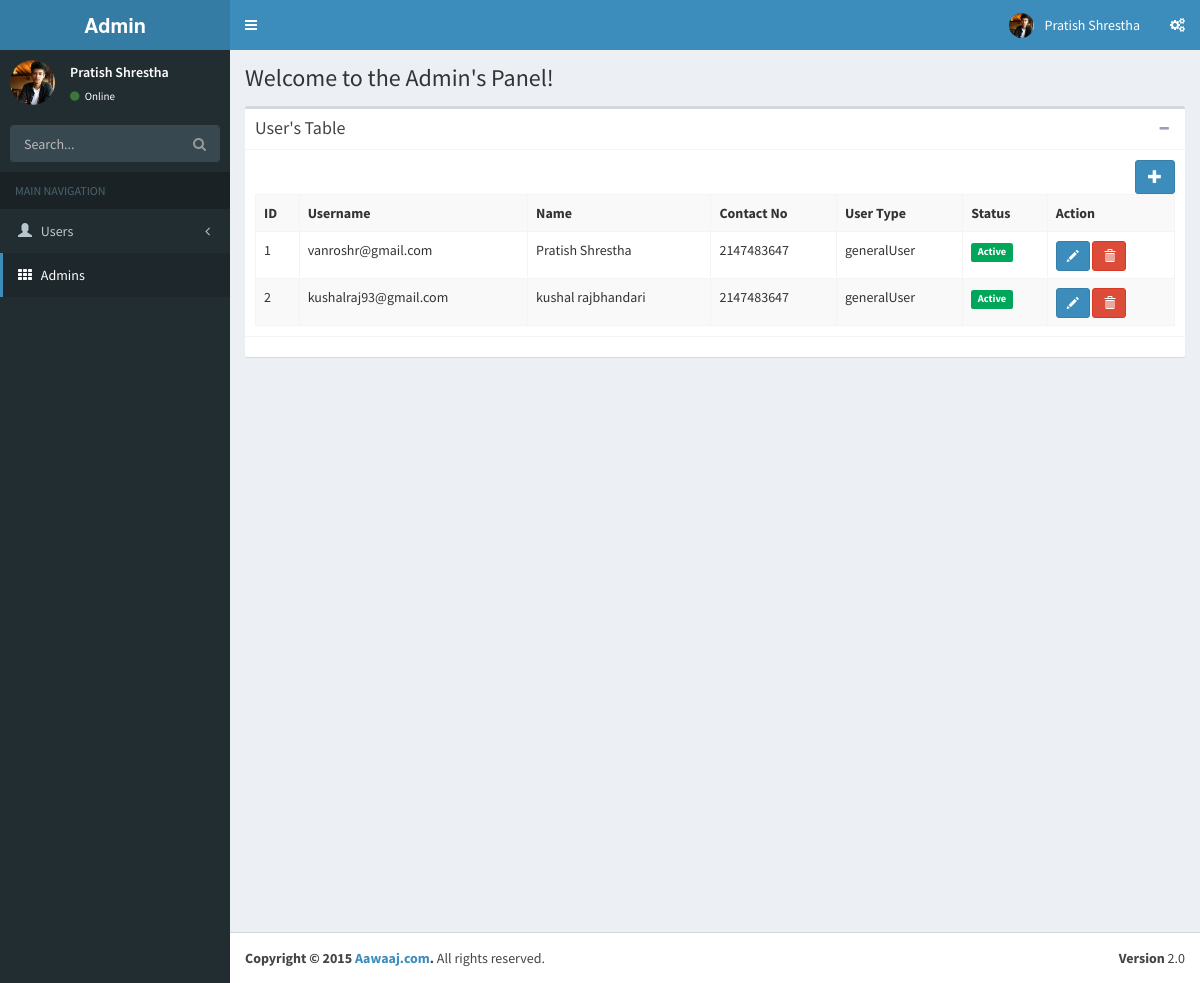
Page /admin/index.php on the earlier database version.
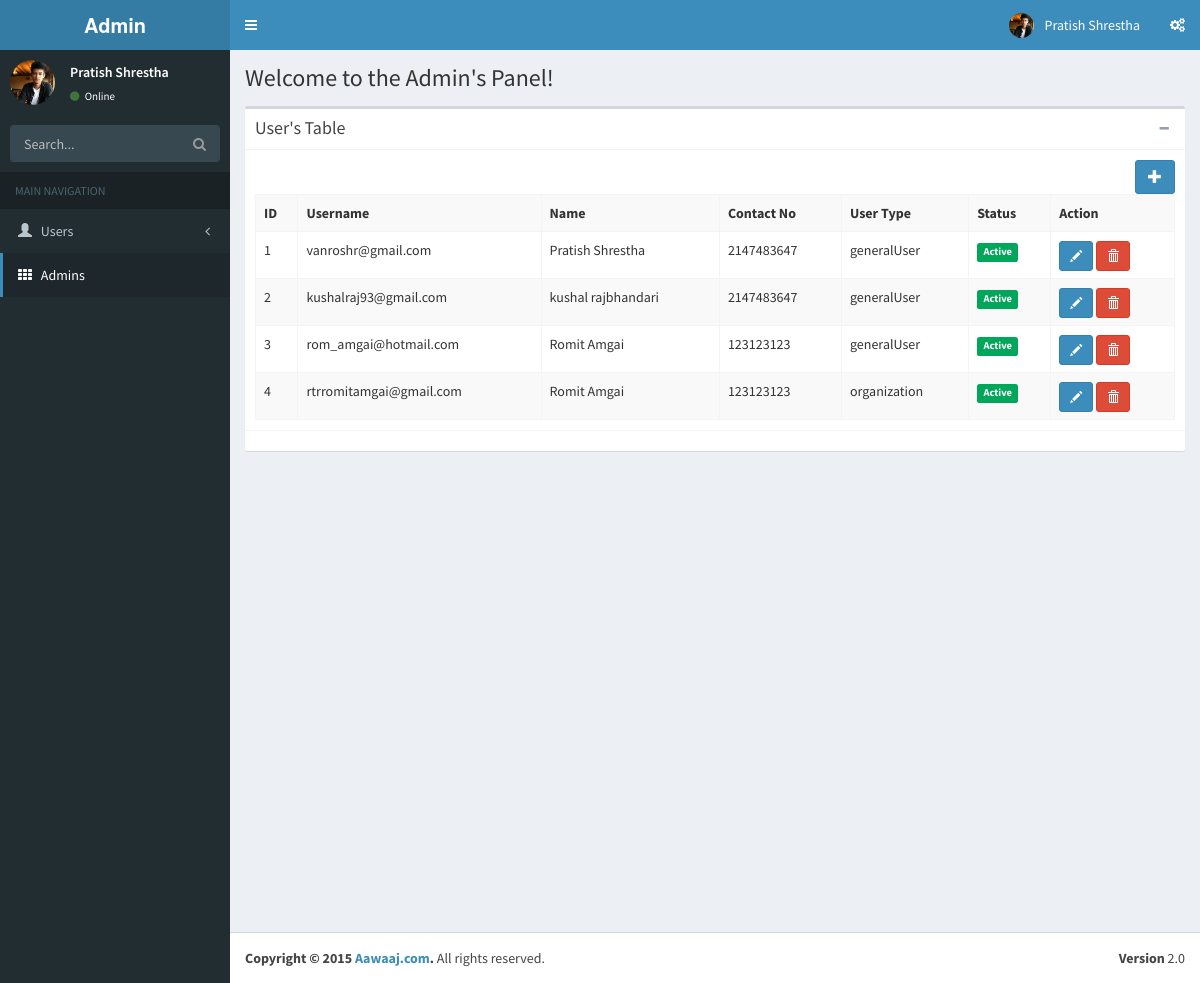
Same page on the later database version.
### tables this page shows
CREATE TABLE IF NOT EXISTS `user` (
`user_id` int(11) NOT NULL,
  `user_name` varchar(30) NOT NULL,
  `first_name` varchar(20) NOT NULL,
  `last_name` varchar(20) NOT NULL,
  `contact_number` int(30) NOT NULL,
  `user_type` enum('generalUser','organization','welfare') NOT NULL,
  `user_status` tinyint(1) NOT NULL,
  `user_hash` varchar(255) DEFAULT NULL
);

### config/routes.php (called while the page is built)
<?php
	$routes['users'] = 'AdminUserController';
	$routes['general'] = 'GeneralUserController';
	$routes['org'] = 'OrganizationController';
	$routes['welf'] = 'WelfareController';
	$routes['admins'] = "Admins";
	$routes['fund'] = 'FundController';
	$routes['paypal'] = 'Paypal';
	$routes['profile'] = 'ProfileController';
	$routes['projects'] = 'ProjectController';
	$routes['requirements'] = 'RequirementController';
?>

### admin/views/admin/container.php (called while the page is built)
<?php
include_once(ROOT_PATH."admin/views/admin/header.php");
include_once(ROOT_PATH."admin/views/admin/".$view_page.".php");
include_once(ROOT_PATH."admin/views/admin/footer.php");

### admin/system/repository/userrepository.class.php (called while the page is built, shortened)
<?php
	class UserRepository{
		private $db;
		public function __construct(){
			$this->db = new DBConnection();
		}
		public function get_all(){
			$user_list = array();
			$this->db->connect();
			$sql = "SELECT * FROM user";
			$result = $this->db->fetchquery($sql);
			while($row = $result->fetch_assoc()){
				$user = new User();
				$user->set_user_id($row['user_id']);
				$user->set_user_name($row['user_name']);
				$user->set_first_name($row['first_name']);
				$user->set_last_name($row['last_name']);
				$user->set_contact_number($row['contact_number']);
				$user->set_user_type($row['user_type']);
				$user->set_user_status($row['user_status']);
				array_push($user_list,$user);
			}
			return $user_list;
		}
	}
?>

### admin/system/dbUtil/dbconnection.class.php (called while the page is built, shortened)
<?php
	class DBConnection{
		private $conn;
		public function connect(){
			$this->conn = new mysqli(HOSTNAME,USERNAME,PASSWORD,DATABASE);
		}
		public function fetchquery($sql){
			return $this->conn->query($sql);
		}
	}
?>

### admin/system/model/user.class.php (called while the page is built, shortened)
<?php
	class User{
		private $user_id;
		private $user_name;
		private $first_name;
		private $last_name;
		private $contact_number;
		private $user_type;
		private $user_status;
		public function get_user_id(){
			return $this->user_id;
		}
		public function set_user_id($user_id){
			$this->user_id = $user_id;
		}
		public function get_user_name(){
			return $this->user_name;
		}
		public function set_user_name($user_name){
			$this->user_name = $user_name;
		}
		public function get_first_name(){
			return $this->first_name;
		}
		public function set_first_name($first_name){
			$this->first_name = $first_name;
		}
		public function get_last_name(){
			return $this->last_name;
		}
		public function set_last_name($last_name){
			$this->last_name = $last_name;
		}
		public function get_contact_number(){
			return $this->contact_number;{}
		}
		public function set_contact_number($contact_number){
			$this->contact_number = $contact_number;
		}
		public function get_user_type(){
			return $this->user_type;
		}
		public function set_user_type($user_type){
			$this->user_type = $user_type;
		}
		public function get_user_status(){
			return $this->user_status ;
		}
		public function set_user_status($user_status){
			$this->user_status = $user_status;
		}
	}
?>

### admin/views/admin/adminusersview/index.php (the view, shortened to what this page needs)
<section class="content-header">
  <h1>
   Welcome to the Admin's Panel!
  </h1>
</section>
<section class="content">
  <div class="box">
    <div class="box-header with-border">
      <h3 class="box-title">User's Table</h3>
      <div class="box-tools pull-right">
        <button class="btn btn-box-tool" data-widget="collapse" data-toggle="tooltip" title="Collapse"><i class="fa fa-minus"></i></button>
      </div>
    </div>
    <div class="box-body">
      <a href="<?php echo BASE_URL;?>admin/index.php?page=admin&m=add" class="pull-right btn btn-primary"><span class ="glyphicon glyphicon-plus"></span></a>
      <table class="table table-bordered table-hover table-striped">
        <tr>
          <th>ID</th>
          <th>Username</th>
          <th>Name</th>
          <th>Contact No</th>
          <th>User Type</th>
          <th>Status</th>
          <th>Action</th>
        </tr>
        <?php
        $id=1;
        foreach($this->userrepository->get_all() as $user){
         ?>
        <tr>
          <td><?php echo $id++?></td>
          <td><?php echo $user->get_user_name();?></td>
          <td><?php echo $user->get_first_name();?> <?php echo $user->get_last_name();?></td>
          <td><?php echo $user->get_contact_number();?></td>
          <td><?php echo $user->get_user_type();?></td>
          <?php if($user->get_user_status()==1){
            ?>
             <td><span class="label label-success">Active</span></td>
           <?php
           }else{
        ?>
          <td><span class="label label-danger">Inactive</span></td>
        <?php
         }
         ?>
          <td><a href="<?php echo BASE_URL;?>admin/index.php?page=admin&m=edit&id=<?php echo $user->get_user_id();?>" class="btn btn-primary btn-sm glyphicon glyphicon-pencil"></a>
              <a href="<?php echo BASE_URL;?>admin/index.php?page=admin&m=delete&id=<?php echo $user->get_user_id();?>" class="btn btn-danger btn-sm glyphicon glyphicon-trash" onclick="return confirm('Are you sure?')"></a></td>
        </tr>
        <?php
        }
          ?>
      </table>
    </div>
    <div class="box-footer">
    </div>
  </div>
</section>

### admin/index.php (shortened to what this page needs)
<?php
	if(isset($_GET['page'])){
		$page = $_GET['page'];
	}else{
		$page = "admin";
	}
	if(array_key_exists($page, $routes)){
		include_once(ROOT_PATH."admin/controllers/".$routes[$page].".php");
	}else{
		include_once(ROOT_PATH."admin/controllers/AdminUserController.php");
	}
?>

### admin/controllers/AdminUserController.php (shortened to what this page needs)
<?php include_once(ROOT_PATH."admin/system/model/user.class.php");?>
<?php include_once(ROOT_PATH."admin/system/repository/userrepository.class.php");?>
<?php
	class AdminUserController{
		public function __construct(){
			$this->userrepository = new UserRepository();
		}
		public function index(){
			$view_page="adminusersview/index";
			include_once(ROOT_PATH."admin/views/admin/container.php");
		}
	}
	$adminusercontroller = new AdminUserController();
	if(isset($_GET['m'])){
		$method=$_GET['m'];
	}else{
		$method = "index";
	}
	switch($method){
		case "index":
			$adminusercontroller->index();
			break;
	}
?>

### admin/views/admin/header.php (shortened to what this page needs)
<!DOCTYPE html>
<html>
  <head>
    <link href="<?php echo BASE_URL?>admin/assets/bootstrap/css/bootstrap.min.css" rel="stylesheet" type="text/css" />
    <link href="<?php echo BASE_URL?>admin/assets/font-awesome/css/font-awesome.min.css" rel="stylesheet" type="text/css" />
    <link href="<?php echo BASE_URL?>admin/assets/ionicons.min.css" rel="stylesheet" type="text/css" />
    <link href="<?php echo BASE_URL?>admin/assets/dist/css/AdminLTE.min.css" rel="stylesheet" type="text/css" />
    <link href="<?php echo BASE_URL?>admin/assets/dist/css/skins/_all-skins.min.css" rel="stylesheet" type="text/css" />
  </head>
  <body class="skin-blue sidebar-mini">
    <div class="wrapper">
      <header class="main-header">
        <a href="<?php echo BASE_URL;?>admin/index.php?page=admin" class="logo">
          <span class="logo-lg"><b>Admin</b></span>
        </a>
        <nav class="navbar navbar-static-top" role="navigation">
          <a href="#" class="sidebar-toggle" data-toggle="offcanvas" role="button">
          </a>
          <div class="navbar-custom-menu">
            <ul class="nav navbar-nav">
              <li class="dropdown user user-menu">
                <a href="#" class="dropdown-toggle" data-toggle="dropdown">
                  <img src="<?php echo BASE_URL?>admin/assets/dist/img/user-pratish.jpg" class="user-image" alt="User Image" />
                  <span class="hidden-xs">Pratish Shrestha</span>
                </a>
              </li>
              <li>
                <a href="#" data-toggle="control-sidebar"><i class="fa fa-gears"></i></a>
              </li>
            </ul>
          </div>
        </nav>
      </header>
      <?php include_once(ROOT_PATH."admin/views/admin/sidebar.php");?>
      <div class="content-wrapper">

### admin/views/admin/sidebar.php (shortened to what this page needs)
<aside class="main-sidebar">
  <section class="sidebar">
    <div class="user-panel">
      <div class="pull-left image">
        <img src="<?php echo BASE_URL?>admin/assets/dist/img/user-pratish.jpg" class="img-circle" alt="User Image" />
      </div>
      <div class="pull-left info">
        <p>Pratish Shrestha</p>
        <a href="#"><i class="fa fa-circle text-success"></i> Online</a>
      </div>
    </div>
    <form action="#" method="get" class="sidebar-form">
      <div class="input-group">
        <input type="text" name="q" class="form-control" placeholder="Search..." />
        <span class="input-group-btn">
          <button type="submit" name="search" id="search-btn" class="btn btn-flat"><i class="fa fa-search"></i></button>
        </span>
      </div>
    </form>
    <ul class="sidebar-menu">
      <li class="header">MAIN NAVIGATION</li>
      <li class="treeview">
        <a href="#">
          <i class="glyphicon glyphicon-user"></i> <span>Users</span> <i class="fa fa-angle-left pull-right"></i>
        </a>
        <li class="active">
        <a href="<?php echo BASE_URL?>admin/index.php?page=admins">
          <i class="fa fa-th"></i> <span>Admins</span>
        </a>
        </li>
      </li>
  </section>
</aside>

### admin/views/admin/footer.php (shortened to what this page needs)
 </div>
      <footer class="main-footer">
        <div class="pull-right hidden-xs">
          <b>Version</b> 2.0
        </div>
        <strong>Copyright &copy; <?php echo date("Y");?> <a href="">Aawaaj.com</a>.</strong> All rights reserved.
      </footer>
    </div>
  </body>
</html>

Differences in the rows shown:
added user: user_name "rom_amgai@hotmail.com", first_name "Romit", last_name "Amgai", contact_number "123123123", user_type "generalUser", user_status "Active"
added user: user_name "rtrromitamgai@gmail.com", first_name "Romit", last_name "Amgai", contact_number "123123123", user_type "organization", user_status "Active"
